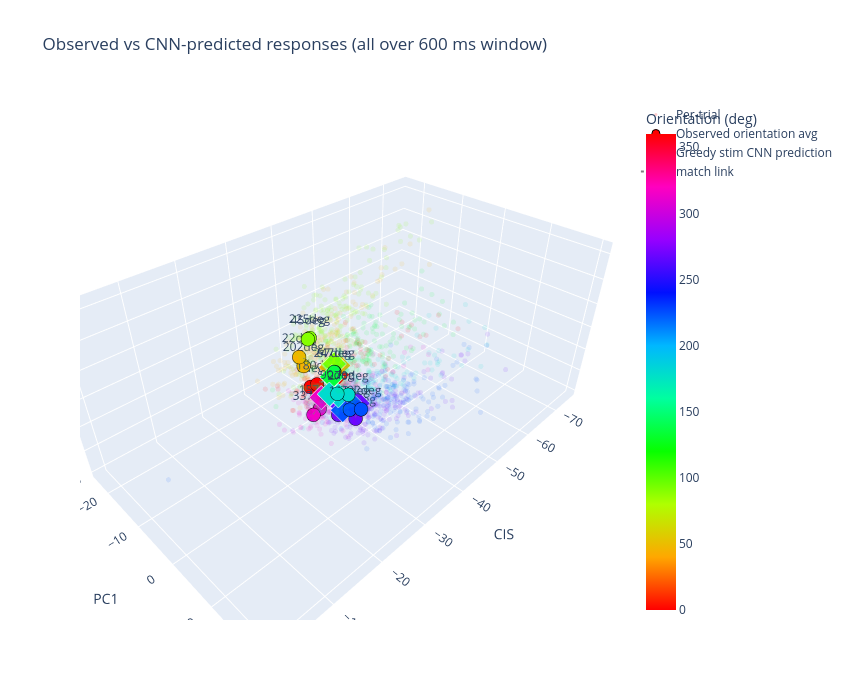

This figure's notebook cell:
### Code cell
# Project everything (observed averages, per-trial dots, CNN predictions) into a
# shared (CIS, PC1, PC2) space built from the SAME VIS_ORIENT_TIME window used
# to define the targets, so all three live on a common scale.
import plotly.graph_objects as go
from sklearn.decomposition import PCA

# Rebuild the projection from `targets` (== sum_responses windowed to VIS_ORIENT_TIME).
X_win        = targets                                      # (n_orient, n_neurons)
mean_vec_win = X_win.mean(axis=0, keepdims=True)
pca_win      = PCA(n_components=2).fit(X_win)
proj_win, _  = np.linalg.qr(np.array([
    mean_vec_win[0],
    pca_win.components_[0],
    pca_win.components_[1],
]).T)                                                       # (n_neurons, 3)
coords_win   = X_win @ proj_win                             # (n_orient, 3)

# CNN predictions under greedy stims (already over the VIS_ORIENT_TIME window).
greedy_pred_full = np.zeros((len(visual_orientation_degs), n_neurons), dtype=np.float32)
for o_idx in range(len(visual_orientation_degs)):
    x = torch.from_numpy(est_stims[o_idx]).unsqueeze(0).to(device).float()
    with torch.no_grad():
        rate = torch.exp(model(x))                          # (1, n_neurons, n_bins)
    greedy_pred_full[o_idx] = rate[0, :, :VIS_ORIENT_TIME // 10].sum(dim=1).cpu().numpy()
greedy_coords_win = greedy_pred_full @ proj_win

# Per-trial dots over the same VIS_ORIENT_TIME window.
vis_window_samples = (VIS_ORIENT_TIME * SAMPLE_RATE) // 1000
trial_coords  = []
trial_doubled = []
for o_idx, orientation in enumerate(visual_orientation_degs):
    trial_times = visual_trial_df[visual_trial_df['orientation'] == orientation]['timestamp'].values[:N_VIS_TRIALS]
    for t_time in trial_times:
        trial_spikes = visual_spikes[(visual_spikes['timestamp'] >= t_time) &
                                     (visual_spikes['timestamp'] <  t_time + vis_window_samples)]
        x_trial = np.zeros(n_neurons)
        if not trial_spikes.empty:
            counts = trial_spikes.groupby('neuron_id').size()
            for nid, c in counts.items():
                if nid in neuron_to_idx:
                    x_trial[neuron_to_idx[nid]] = c
        trial_coords.append(x_trial @ proj_win)
        trial_doubled.append((int(orientation) * 2) % 360)
trial_coords  = np.array(trial_coords)
trial_doubled = np.array(trial_doubled)

doubled = (np.array(visual_orientation_degs) * 2) % 360

fig = go.Figure()
fig.add_trace(go.Scatter3d(
    x=trial_coords[:, 0], y=trial_coords[:, 1], z=trial_coords[:, 2],
    mode='markers',
    marker=dict(size=3, color=trial_doubled, colorscale='HSV',
                cmin=0, cmax=360, opacity=0.1, line=dict(width=0)),
    name='Per-trial', hoverinfo='skip',
))
fig.add_trace(go.Scatter3d(
    x=coords_win[:, 0], y=coords_win[:, 1], z=coords_win[:, 2],
    mode='markers+text',
    marker=dict(size=8, color=doubled, colorscale='HSV', cmin=0, cmax=360,
                line=dict(color='black', width=1),
                colorbar=dict(title='Orientation (deg)')),
    text=[f'{int(o)}deg' for o in visual_orientation_degs],
    textposition='top center',
    name='Observed orientation avg',
))
fig.add_trace(go.Scatter3d(
    x=greedy_coords_win[:, 0], y=greedy_coords_win[:, 1], z=greedy_coords_win[:, 2],
    mode='markers',
    marker=dict(size=8, color=doubled, colorscale='HSV', cmin=0, cmax=360,
                symbol='diamond', line=dict(color='white', width=1)),
    name='Greedy stim CNN prediction',
))
for o in range(len(visual_orientation_degs)):
    fig.add_trace(go.Scatter3d(
        x=[coords_win[o, 0], greedy_coords_win[o, 0]],
        y=[coords_win[o, 1], greedy_coords_win[o, 1]],
        z=[coords_win[o, 2], greedy_coords_win[o, 2]],
        mode='lines', line=dict(color='gray', width=2, dash='dot'),
        showlegend=(o == 0), name='match link', hoverinfo='skip',
    ))

fig.update_layout(
    title=f'Observed vs CNN-predicted responses (all over {VIS_ORIENT_TIME} ms window)',
    scene=dict(xaxis_title='CIS', yaxis_title='PC1', zaxis_title='PC2',
               aspectmode='data'),
    width=850, height=700,
)
fig.show()

### Figure 1 — Plotly figure (JSON) as saved in the notebook; plotly's stock layout.template omitted (floating-point values rounded to 4 significant figures; data arrays with more than 128 entries replaced by an {"elided": "..."} marker saying what was removed)
{"data": [{"hoverinfo": "skip", "marker": {"cmax": 360, "cmin": 0, "color": {"elided": "1600 int values"}, "colorscale": [[0, "#ff0000"], [0.1111, "#ffa700"], [0.2222, "#afff00"], [0.3333, "#08ff00"], [0.4444, "#00ff9f"], [0.5556, "#00b7ff"], [0.6667, "#0010ff"], [0.7778, "#9700ff"], [0.8889, "#ff00bf"], [1, "#ff0000"]], "line": {"width": 0}, "opacity": 0.1, "size": 3}, "mode": "markers", "name": "Per-trial", "type": "scatter3d", "x": {"elided": "1600 float values"}, "y": {"elided": "1600 float values"}, "z": {"elided": "1600 float values"}}, {"marker": {"cmax": 360, "cmin": 0, "color": [0, 45, 90, 135, 180, 225, 270, 315, 0, 45, 90, 135, 180, 225, 270, 315], "colorbar": {"title": {"text": "Orientation (deg)"}}, "colorscale": [[0, "#ff0000"], [0.1111, "#ffa700"], [0.2222, "#afff00"], [0.3333, "#08ff00"], [0.4444, "#00ff9f"], [0.5556, "#00b7ff"], [0.6667, "#0010ff"], [0.7778, "#9700ff"], [0.8889, "#ff00bf"], [1, "#ff0000"]], "line": {"color": "black", "width": 1}, "size": 8}, "mode": "markers+text", "name": "Observed orientation avg", "text": ["0deg", "22deg", "45deg", "67deg", "90deg", "112deg", "135deg", "157deg", "180deg", "202deg", "225deg", "247deg", "270deg", "292deg", "315deg", "337deg"], "textposition": "top center", "type": "scatter3d", "x": [-30.86, -30.82, -30.16, -28.99, -26.69, -28.18, -29.37, -29.63, -31.33, -31.02, -31.01, -29.08, -28.3, -29.29, -31.47, -27.44], "y": [-5.602, -8.218, -4.904, 2.452, 5.552, 6.754, 2.825, -2.036, -4.435, -7.404, -5.425, 2.439, 6.293, 8.127, 4.768, -1.184], "z": [-3.925, 1.143, 6.647, 4.454, 3.13, -0.1757, -4.283, -6.02, -2.983, -0.4288, 6.248, 4.434, 2.47, 0.04792, -5.227, -5.531]}, {"marker": {"cmax": 360, "cmin": 0, "color": [0, 45, 90, 135, 180, 225, 270, 315, 0, 45, 90, 135, 180, 225, 270, 315], "colorscale": [[0, "#ff0000"], [0.1111, "#ffa700"], [0.2222, "#afff00"], [0.3333, "#08ff00"], [0.4444, "#00ff9f"], [0.5556, "#00b7ff"], [0.6667, "#0010ff"], [0.7778, "#9700ff"], [0.8889, "#ff00bf"], [1, "#ff0000"]], "line": {"color": "white", "width": 1}, "size": 8, "symbol": "diamond"}, "mode": "markers", "name": "Greedy stim CNN prediction", "type": "scatter3d", "x": [-33.26, -32.51, -31.78, -29.64, -27.61, -28.84, -29.99, -31.2, -33.26, -33.8, -31.92, -29.67, -29.28, -30.69, -32.19, -28.86], "y": [-2.036, -2.162, -0.8169, 1.104, 2.705, 4.425, 3.182, -0.3044, -1.39, -1.608, -0.632, 1.115, 2.995, 4.67, 4.576, -0.6848], "z": [-0.4752, 1.206, 2.944, 2.384, 0.9588, -2.046, -2.673, -2.5, -0.2883, 1.259, 2.989, 2.467, -0.123, -1.761, -2.46, -2.336]}, {"hoverinfo": "skip", "line": {"color": "gray", "dash": "dot", "width": 2}, "mode": "lines", "name": "match link", "showlegend": true, "type": "scatter3d", "x": [-30.86, -33.26], "y": [-5.602, -2.036], "z": [-3.925, -0.4752]}, {"hoverinfo": "skip", "line": {"color": "gray", "dash": "dot", "width": 2}, "mode": "lines", "name": "match link", "showlegend": false, "type": "scatter3d", "x": [-30.82, -32.51], "y": [-8.218, -2.162], "z": [1.143, 1.206]}, {"hoverinfo": "skip", "line": {"color": "gray", "dash": "dot", "width": 2}, "mode": "lines", "name": "match link", "showlegend": false, "type": "scatter3d", "x": [-30.16, -31.78], "y": [-4.904, -0.8169], "z": [6.647, 2.944]}, {"hoverinfo": "skip", "line": {"color": "gray", "dash": "dot", "width": 2}, "mode": "lines", "name": "match link", "showlegend": false, "type": "scatter3d", "x": [-28.99, -29.64], "y": [2.452, 1.104], "z": [4.454, 2.384]}, {"hoverinfo": "skip", "line": {"color": "gray", "dash": "dot", "width": 2}, "mode": "lines", "name": "match link", "showlegend": false, "type": "scatter3d", "x": [-26.69, -27.61], "y": [5.552, 2.705], "z": [3.13, 0.9588]}, {"hoverinfo": "skip", "line": {"color": "gray", "dash": "dot", "width": 2}, "mode": "lines", "name": "match link", "showlegend": false, "type": "scatter3d", "x": [-28.18, -28.84], "y": [6.754, 4.425], "z": [-0.1757, -2.046]}, {"hoverinfo": "skip", "line": {"color": "gray", "dash": "dot", "width": 2}, "mode": "lines", "name": "match link", "showlegend": false, "type": "scatter3d", "x": [-29.37, -29.99], "y": [2.825, 3.182], "z": [-4.283, -2.673]}, {"hoverinfo": "skip", "line": {"color": "gray", "dash": "dot", "width": 2}, "mode": "lines", "name": "match link", "showlegend": false, "type": "scatter3d", "x": [-29.63, -31.2], "y": [-2.036, -0.3044], "z": [-6.02, -2.5]}, {"hoverinfo": "skip", "line": {"color": "gray", "dash": "dot", "width": 2}, "mode": "lines", "name": "match link", "showlegend": false, "type": "scatter3d", "x": [-31.33, -33.26], "y": [-4.435, -1.39], "z": [-2.983, -0.2883]}, {"hoverinfo": "skip", "line": {"color": "gray", "dash": "dot", "width": 2}, "mode": "lines", "name": "match link", "showlegend": false, "type": "scatter3d", "x": [-31.02, -33.8], "y": [-7.404, -1.608], "z": [-0.4288, 1.259]}, {"hoverinfo": "skip", "line": {"color": "gray", "dash": "dot", "width": 2}, "mode": "lines", "name": "match link", "showlegend": false, "type": "scatter3d", "x": [-31.01, -31.92], "y": [-5.425, -0.632], "z": [6.248, 2.989]}, {"hoverinfo": "skip", "line": {"color": "gray", "dash": "dot", "width": 2}, "mode": "lines", "name": "match link", "showlegend": false, "type": "scatter3d", "x": [-29.08, -29.67], "y": [2.439, 1.115], "z": [4.434, 2.467]}, {"hoverinfo": "skip", "line": {"color": "gray", "dash": "dot", "width": 2}, "mode": "lines", "name": "match link", "showlegend": false, "type": "scatter3d", "x": [-28.3, -29.28], "y": [6.293, 2.995], "z": [2.47, -0.123]}, {"hoverinfo": "skip", "line": {"color": "gray", "dash": "dot", "width": 2}, "mode": "lines", "name": "match link", "showlegend": false, "type": "scatter3d", "x": [-29.29, -30.69], "y": [8.127, 4.67], "z": [0.04792, -1.761]}, {"hoverinfo": "skip", "line": {"color": "gray", "dash": "dot", "width": 2}, "mode": "lines", "name": "match link", "showlegend": false, "type": "scatter3d", "x": [-31.47, -32.19], "y": [4.768, 4.576], "z": [-5.227, -2.46]}, {"hoverinfo": "skip", "line": {"color": "gray", "dash": "dot", "width": 2}, "mode": "lines", "name": "match link", "showlegend": false, "type": "scatter3d", "x": [-27.44, -28.86], "y": [-1.184, -0.6848], "z": [-5.531, -2.336]}], "layout": {"height": 700, "scene": {"aspectmode": "data", "xaxis": {"title": {"text": "CIS"}}, "yaxis": {"title": {"text": "PC1"}}, "zaxis": {"title": {"text": "PC2"}}}, "title": {"text": "Observed vs CNN-predicted responses (all over 600 ms window)"}, "width": 850}}
